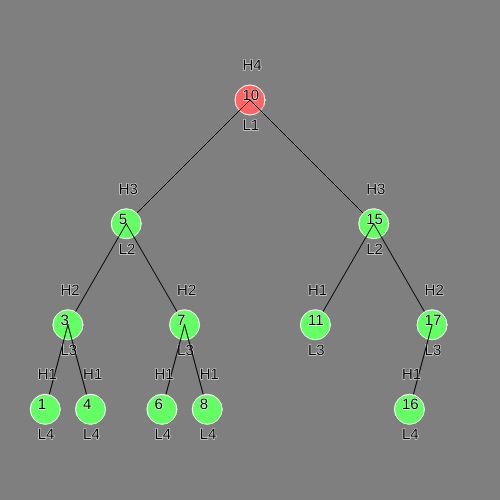
Frame 1 (no input)
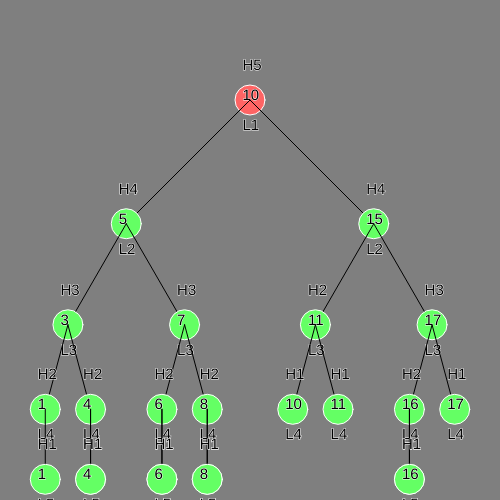
Frame 2 (the mouse pressed at the canvas centre, redrawn once)

The p5.js sketch that drew these frames (run headless with seeded random() and noise() and a simulated clock; the mouse was pressed at the canvas centre and the sketch redrawn once):

// p5.js sketch
// ── sketch.js
let tree;

function setup() {
    createCanvas(500, 500);
    background(127);
    angleMode(RADIANS);
    tree = new BST();

}

function draw() {
    background(127);

    tree.insert(10);
    tree.insert(5);
    tree.insert(17);
    tree.insert(3);
    tree.insert(7);
    tree.insert(15);
    tree.insert(1);
    tree.insert(4);
    tree.insert(6);
    tree.insert(8);
    tree.insert(11);
    tree.insert(16);
    tree.render(tree.root);

    console.log(tree);

    noLoop();
}
// ── bst.js
class Node {
    constructor(value) {
        this.value = value;
        this.left = null;
        this.right = null;
        this.parent = null;
        this.height = 1;
        this.pos = createVector(0, 0);
        this.r = 30;
        this.level = 1;
    }
}

class BST {
    constructor() {
        this.root = null;
    }

    insert(value) {
        this.root = this.insertNode(this.root, null, value);
    }

    render(node) {

        if (node == null) {
            return;
        }

        // draw root
        if (node.parent == null) {
            fill(255, 100, 100);
            stroke(255);
            node.pos.x = width / 2;
            node.pos.y = 100;
            circle(node.pos.x, node.pos.y, node.r);
            fill(0);
            let textsize = 15;
            textSize(textsize);
            text(node.value, node.pos.x - (textsize / 2), node.pos.y);
            text("H" + node.height, node.pos.x - (textsize / 2), node.pos.y - node.r);
            text("L" + node.level, node.pos.x - (textsize / 2), node.pos.y + node.r);
        } else {

            let theta = 0;
            let decreaseVal = PI/12;
            if (node.value < node.parent.value) {
                theta = PI/2 + PI/4;

                if (node.level > 2) {
                    theta = PI/2 + PI/4 - ((node.level-2) * decreaseVal)
                }
            } else {
                theta = PI/4;

                if (node.level > 2) {
                    theta = PI/4 + ((node.level-2) * decreaseVal)
                }
            }

            node.pos.x = width / 2;
            node.pos.y = 100;
            let radius = 350 / node.level;
            node.pos.x = radius * cos(theta) + node.parent.pos.x;
            node.pos.y = radius * sin(theta) + node.parent.pos.y;
            stroke(0);
            line(node.parent.pos.x, node.parent.pos.y, node.pos.x, node.pos.y);
            fill(100, 255, 100);
            stroke(255);
            circle(node.pos.x, node.pos.y, node.r);
            fill(0);
            let textsize = 15;
            textSize(textsize);
            text(node.value, node.pos.x - (textsize / 2), node.pos.y);
            text("H" + node.height, node.pos.x - (textsize / 2), node.pos.y - node.r);
            text("L" + node.level, node.pos.x - (textsize / 2), node.pos.y + node.r);
        }

        this.render(node.left);
        this.render(node.right);
    }

    getHeight(node) {
        if (node == null) {
            return 0;
        }

        return node.height;
    }

    updateHeight(node) {
        return 1 + max(this.getHeight(node.left), this.getHeight(node.right));
    }

    calculateBalanceFactor(node) {
        return this.getHeight(node.left) - this.getHeight(node.right);
    }

    insertNode(node, parent, value) {

        if (node === null) {
            return new Node(value);
        }

        if (value < node.value) {
            node.left = this.insertNode(node.left, node, value);
            node.left.parent = node;
            node.left.level = 1 + node.level;
        } else {
            node.right = this.insertNode(node.right, node, value);
            node.right.parent = node;
            node.right.level = 1 + node.level;
        }

        node.height = this.updateHeight(node);

        let balanceFactor = this.calculateBalanceFactor(node);

        if (balanceFactor > 1 && value < node.left.value) {
            return this.rotateRight(node);
        }

        if (balanceFactor > 1 && value > node.left.value) {
            node.left = this.rotateLeft(node.left);
            return this.rotateRight(node);
        }

        if (balanceFactor < -1 && value > node.right.value) {
            return this.rotateLeft(node);
        }

        if (balanceFactor < -1 && value < node.right.value) {
            node.right = this.rotateRight(node.right);
            return this.rotateLeft(node);
        }

        return node;
    }

    rotateRight(y) {
        let x = y.left;
        let T2 = x.right;

        x.parent = y.parent;
        if (y.parent == null) {
            this.root = x;
        } else if(y.parent.left == y) {
            y.parent.left = x;
        } else {
            y.parent.right = x;
        }

        x.right = y;
        y.parent = x;

        // swap x and y level
        let tmpLvl = y.level;
        y.level = x.level;
        x.level = tmpLvl;

        // decrease x->left level
        if (x.left != null) {
            x.left.level -= 1;
        }

        y.left = T2;
        if (T2 != null) {
            T2.parent = y;
        }

        y.height = this.updateHeight(y);
        x.height = this.updateHeight(x);

        return x;
    }

    rotateLeft(y) {
        let x = y.right;
        let T2 = x.left;

        x.parent = y.parent;
        if (y.parent == null) {
            this.root = x;
        } else if(y.parent.left == y) {
            y.parent.left = x;
        } else {
            y.parent.right = x;
        }

        x.left = y;
        y.parent = x;

        // swap x and y level
        let tmpLvl = y.level;
        y.level = x.level;
        x.level = tmpLvl;

        // decrease x->left level
        if (x.right != null) {
            x.right.level -= 1;
        }

        y.right = T2;
        if (T2 != null) {
            T2.parent = y;
        }

        y.height = this.updateHeight(y);
        x.height = this.updateHeight(x);

        return x;
    }
}
